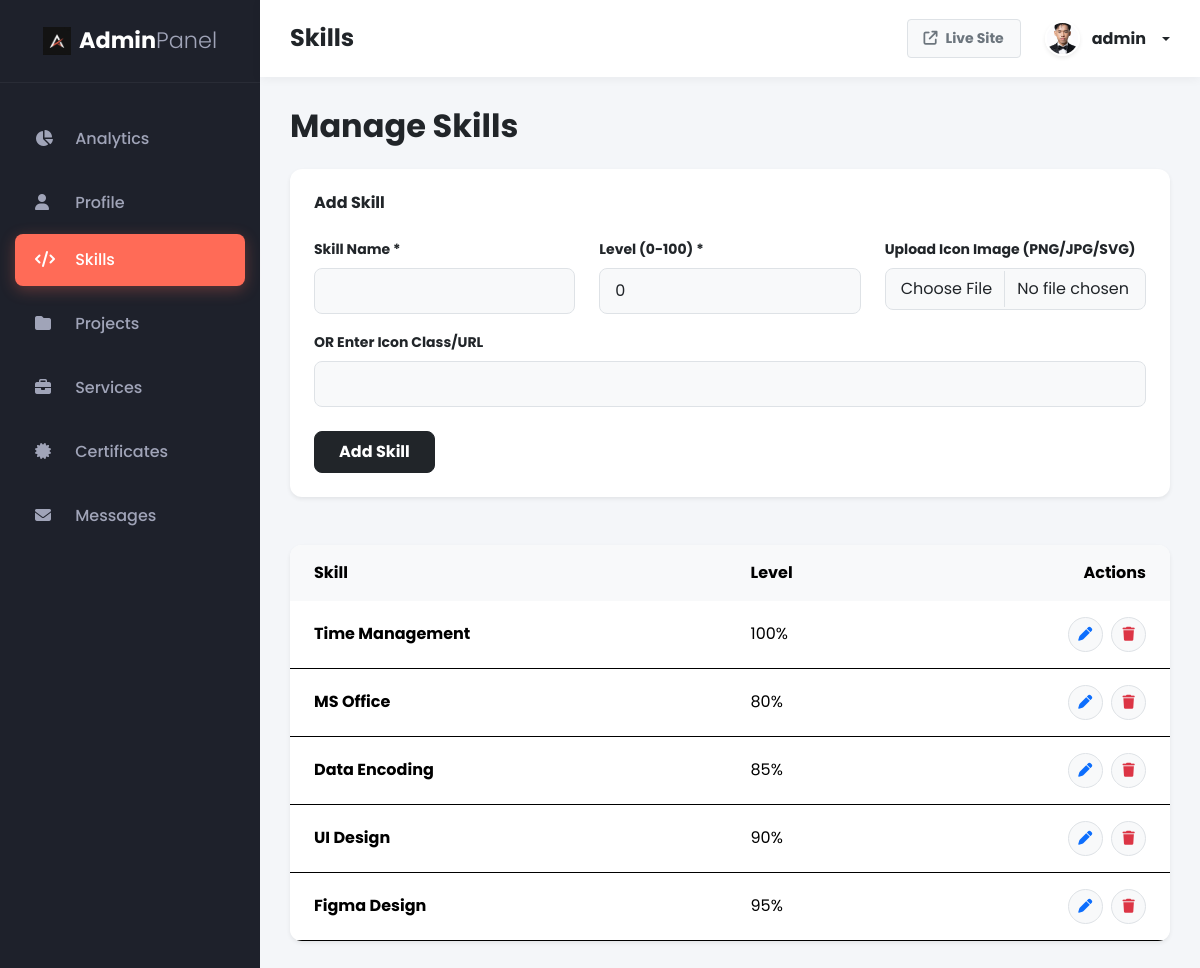
/admin/skills.php (signed in), run on the app's committed database.
### tables this page shows
CREATE TABLE `profile` (
  `id` int(11) NOT NULL,
  `name` varchar(255) DEFAULT NULL,
  `title` varchar(255) DEFAULT NULL,
  `objective` text DEFAULT NULL,
  `phone` varchar(50) DEFAULT NULL,
  `email` varchar(100) DEFAULT NULL,
  `address` varchar(255) DEFAULT NULL,
  `linkedin` varchar(255) DEFAULT NULL,
  `years_experience` int(11) DEFAULT 2,
  `ojt_hours` int(11) DEFAULT 80,
  `profile_image` varchar(255) DEFAULT NULL,
  `cv_path` varchar(255) DEFAULT NULL
);

CREATE TABLE `skills` (
  `id` int(11) NOT NULL,
  `name` varchar(100) DEFAULT NULL,
  `level` int(11) NOT NULL DEFAULT 0,
  `icon_type` enum('class','image') NOT NULL DEFAULT 'class',
  `icon_value` varchar(255) DEFAULT ''
);

### config/database.php (called while the page is built, shortened)
<?php
function get_asset_url($path) {
    if (preg_match('/(assets|resume)\/.*$/i', $path, $matches)) {
        return BASE_URL . $matches[0];
    }
    return $path;
}
?>

### admin/skills.php (the view, shortened to what this page needs)
<?php
require_once 'includes/header.php';
$skills = $pdo->query("SELECT * FROM skills ORDER BY id DESC")->fetchAll();
?>
<h2 class="fw-bold text-dark mb-4">Manage Skills</h2>
<div class="card shadow-sm border-0 mb-5" style="border-radius: 12px;">
    <div class="card-body p-4">
        <h6 class="fw-bold mb-4 text-dark">Add Skill</h6>
        <form method="POST" enctype="multipart/form-data">
            <div class="row">
                <div class="col-md-4 mb-3">
                    <label class="form-label text-dark fw-bold small">Skill Name *</label>
                    <input type="text" name="name" class="form-control bg-light border" style="border-radius: 8px; padding: 10px 15px;" required>
                </div>
                <div class="col-md-4 mb-3">
                    <label class="form-label text-dark fw-bold small">Level (0-100) *</label>
                    <input type="number" name="level" class="form-control bg-light border" style="border-radius: 8px; padding: 10px 15px;" required min="0" max="100" value="0">
                </div>
                <div class="col-md-4 mb-3">
                    <label class="form-label text-dark fw-bold small">Upload Icon Image (PNG/JPG/SVG)</label>
                    <input type="file" name="icon_image" class="form-control bg-light border" style="border-radius: 8px; padding: 8px 15px;">
                </div>
            </div>
            <div class="row">
                <div class="col-md-12 mb-4">
                    <label class="form-label text-dark fw-bold small">OR Enter Icon Class/URL</label>
                    <input type="text" name="icon_class" class="form-control bg-light border" style="border-radius: 8px; padding: 10px 15px;">
                </div>
            </div>
            <button type="submit" class="btn btn-dark fw-bold px-4 py-2" style="border-radius: 8px;">Add Skill</button>
        </form>
    </div>
</div>
<div class="card overflow-hidden shadow-sm border-0" style="border-radius: 12px;">
    <div class="card-body p-0">
        <table class="table table-hover align-middle mb-0 border-0">
            <thead class="table-light">
                <tr>
                    <th class="ps-4 border-0 py-3">Skill</th>
                    <th class="border-0 py-3">Level</th>
                    <th class="text-end pe-4 border-0 py-3">Actions</th>
                </tr>
            </thead>
            <tbody>
                <?php foreach($skills as $s): ?>
                <tr>
                    <td class="ps-4 fw-bold py-3"><?= htmlspecialchars($s['name']) ?></td>
                    <td class="py-3"><?= isset($s['level']) ? $s['level'] : 0 ?>%</td>
                    <td class="text-end pe-4 py-3">
                        <button class="btn btn-sm btn-light border text-primary rounded-circle me-1" style="width:35px;height:35px;" data-bs-toggle="modal" data-bs-target="#editModal<?= $s['id'] ?>"><i class="fa-solid fa-pen"></i></button>
                        <form method="POST" class="d-inline delete-form">
                            <button type="submit" class="btn btn-sm btn-light border text-danger rounded-circle" style="width:35px;height:35px;"><i class="fa-solid fa-trash"></i></button>
                        </form>
                    </td>
                </tr>
                <?php endforeach; ?>
            </tbody>
        </table>
    </div>
</div>
<?php require_once 'includes/footer.php'; ?>

### admin/includes/header.php (shortened to what this page needs)
<?php
require_once '../config/database.php';
$current_page = basename($_SERVER['PHP_SELF'], '.php');
$profile_stmt = $pdo->query("SELECT profile_image FROM profile LIMIT 1");
$admin_profile = $profile_stmt->fetch();
$admin_avatar = (!empty($admin_profile['profile_image'])) ? get_asset_url($admin_profile['profile_image']) : 'https://ui-avatars.com/api/?name=Admin&background=1e212b&color=ff6b57';
?>
<!DOCTYPE html>
<html lang="en">
<head>
    <link href="https://cdn.jsdelivr.net/npm/bootstrap@5.3.2/dist/css/bootstrap.min.css" rel="stylesheet">
    <link rel="stylesheet" href="https://cdnjs.cloudflare.com/ajax/libs/font-awesome/6.4.0/css/all.min.css">
    <link href="https://cdn.jsdelivr.net/npm/sweetalert2@11.7.3/dist/sweetalert2.min.css" rel="stylesheet">
</head>
<body>
    <div id="wrapper">
        <div id="sidebar-wrapper">
            <div class="sidebar-heading fw-bold text-center d-flex align-items-center justify-content-center gap-2">
                <img src="<?= BASE_URL ?>assets/images/logo.png" alt="Logo" style="width: 28px; height: 28px; object-fit: contain;">
                <span class="text-white">Admin<span style="font-weight:300; color: #a0a4b8;">Panel</span></span>
            </div>
            <div class="list-group list-group-flush mt-4">
                <a href="index" class="list-group-item list-group-item-action <?= $current_page == 'index' ? 'active' : '' ?>"><i class="fa-solid fa-chart-pie me-3" style="width: 20px;"></i> Analytics</a>
                <a href="profile" class="list-group-item list-group-item-action <?= $current_page == 'profile' ? 'active' : '' ?>"><i class="fa-solid fa-user me-3" style="width: 20px;"></i> Profile</a>
                <a href="skills" class="list-group-item list-group-item-action <?= $current_page == 'skills' ? 'active' : '' ?>"><i class="fa-solid fa-code me-3" style="width: 20px;"></i> Skills</a>
                <a href="portfolio" class="list-group-item list-group-item-action <?= $current_page == 'portfolio' ? 'active' : '' ?>"><i class="fa-solid fa-folder me-3" style="width: 20px;"></i> Projects</a>
                <a href="services" class="list-group-item list-group-item-action <?= $current_page == 'services' ? 'active' : '' ?>"><i class="fa-solid fa-briefcase me-3" style="width: 20px;"></i> Services</a>
                <a href="certificates" class="list-group-item list-group-item-action <?= $current_page == 'certificates' ? 'active' : '' ?>"><i class="fa-solid fa-certificate me-3" style="width: 20px;"></i> Certificates</a>
                <a href="messages" class="list-group-item list-group-item-action <?= $current_page == 'messages' ? 'active' : '' ?> d-flex justify-content-between align-items-center">
                    <span><i class="fa-solid fa-envelope me-3" style="width: 20px;"></i> Messages</span>
                </a>
            </div>
        </div>
        <div id="page-content-wrapper">
            <nav class="top-navbar">
                <div class="d-flex align-items-center gap-3">
                    <h4 class="mb-0 text-dark fw-bold"><?= ucfirst($current_page) ?></h4>
                </div>
                <div class="d-flex align-items-center gap-2 gap-sm-4">
                    <a href="../" target="_blank" class="btn btn-sm btn-light border px-2 px-sm-3 py-2 fw-bold text-secondary" title="Live Site"><i class="fa-solid fa-arrow-up-right-from-square me-sm-2"></i><span class="d-none d-sm-inline">Live Site</span></a>
                    <div class="dropdown">
                        <button class="btn btn-white border-0 dropdown-toggle d-flex align-items-center gap-2 px-0" type="button" data-bs-toggle="dropdown">
                            <img src="<?= htmlspecialchars($admin_avatar) ?>" class="rounded-circle shadow-sm" width="35" height="35" style="object-fit: cover; border: 2px solid #fff;">
                            <span class="fw-bold text-dark mx-1"><?= htmlspecialchars($_SESSION['admin_username']) ?></span>
                        </button>
                    </div>
                </div>
            </nav>
            <div class="content-area">

### admin/includes/footer.php (shortened to what this page needs)
            </div>
        </div>
    </div>
</body>
</html>

### admin/includes/header.php (style rules this page uses)
:root { --admin-bg: #f4f6f9; --sidebar-bg: #1e212b; --sidebar-hover: #2a2e3d; --accent: #ff6b57; }
body { font-family: 'Poppins', sans-serif; background-color: var(--admin-bg); overflow-x: hidden; }
#wrapper { display: flex; width: 100%; align-items: stretch; }
#sidebar-wrapper { min-width: 260px; max-width: 260px; background-color: var(--sidebar-bg); min-height: 100vh; transition: all 0.3s; }
.sidebar-heading { padding: 1.5rem 1.25rem; font-size: 1.4rem; color: #fff; border-bottom: 1px solid rgba(255,255,255,0.05); }
.list-group-item { background: transparent; color: #a0a4b8; border: none; padding: 14px 20px; font-weight: 500; margin: 6px 15px; width: calc(100% - 30px); border-radius: 8px; transition: all 0.3s ease; }
.list-group-item.active { background: var(--accent); color: #fff; box-shadow: 0 4px 15px rgba(255,107,87,0.3); }
#page-content-wrapper { min-width: 0; width: 100%; display: flex; flex-direction: column; }
.top-navbar { background: #fff; padding: 15px 30px; box-shadow: 0 2px 10px rgba(0,0,0,0.05); display: flex; justify-content: space-between; align-items: center; z-index: 10; }
.content-area { padding: 30px; flex-grow: 1; overflow-y: auto; height: calc(100vh - 75px); }
.card { border: none; border-radius: 12px; box-shadow: 0 6px 20px rgba(0,0,0,0.03); transition: transform 0.3s; margin-bottom: 24px; }
.table > :not(caption) > * > * { padding: 1rem 1rem; }

### data on the page
profile: profile_image (picture)
skills: name "Time Management", level "100"
skills: name "MS Office", level "80"
skills: name "Data Encoding", level "85", $s['id'] 3 (drawn)
skills: name "UI Design", level "90"
skills: name "Figma Design", level "95"

### other printed values
$current_page "Skills"
$_SESSION['admin_username'] "admin"
